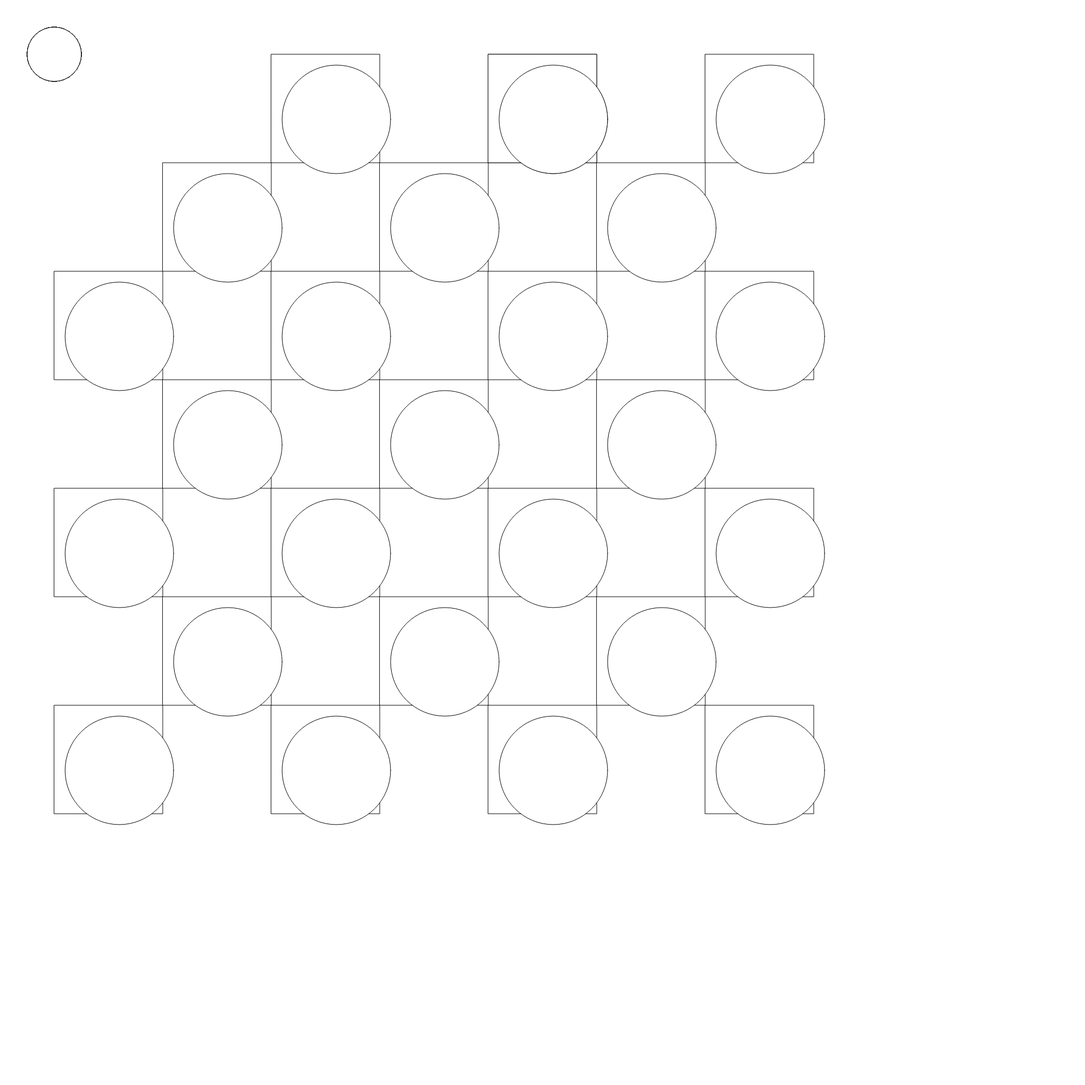
Frame 1 (no input)
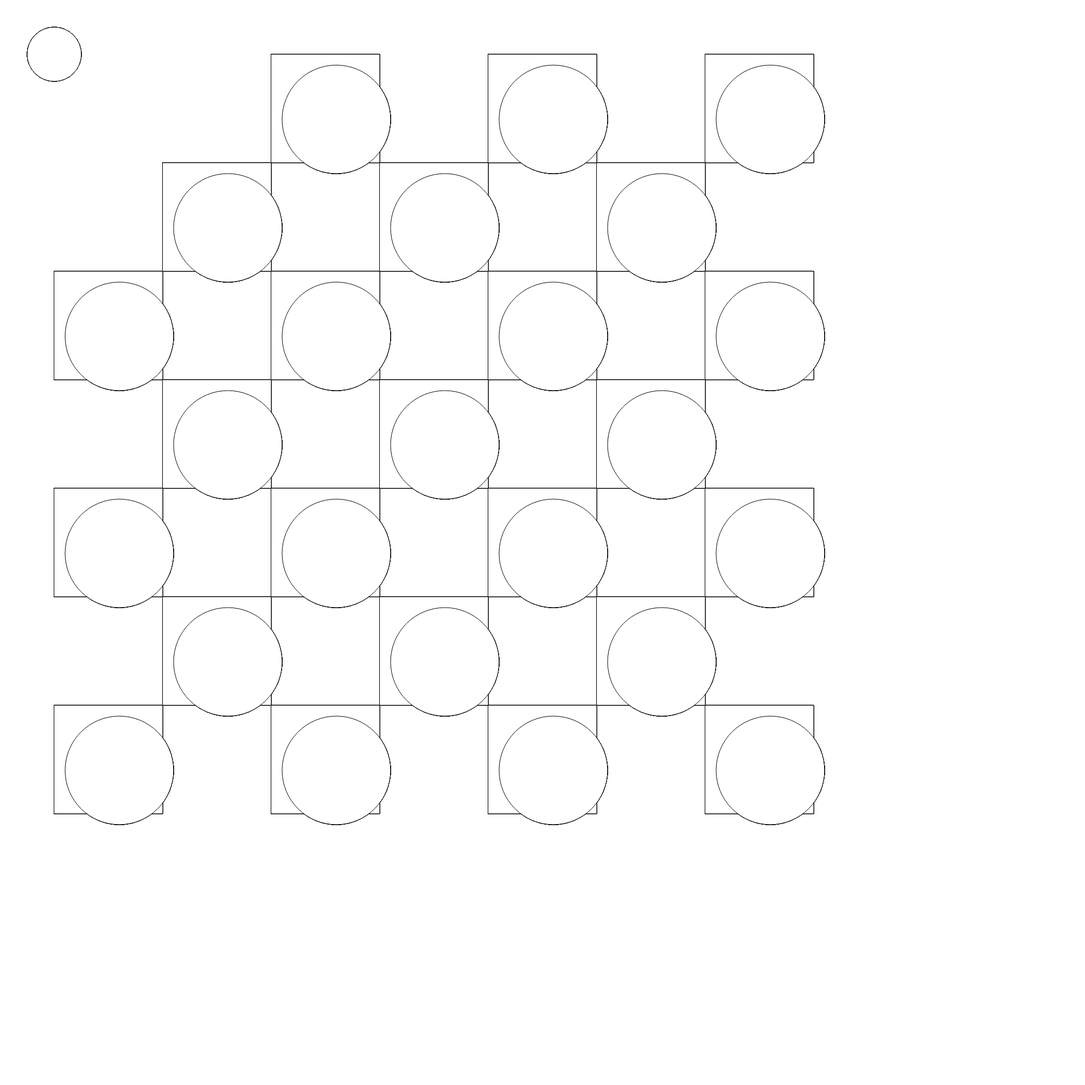
Frame 60 (no input)
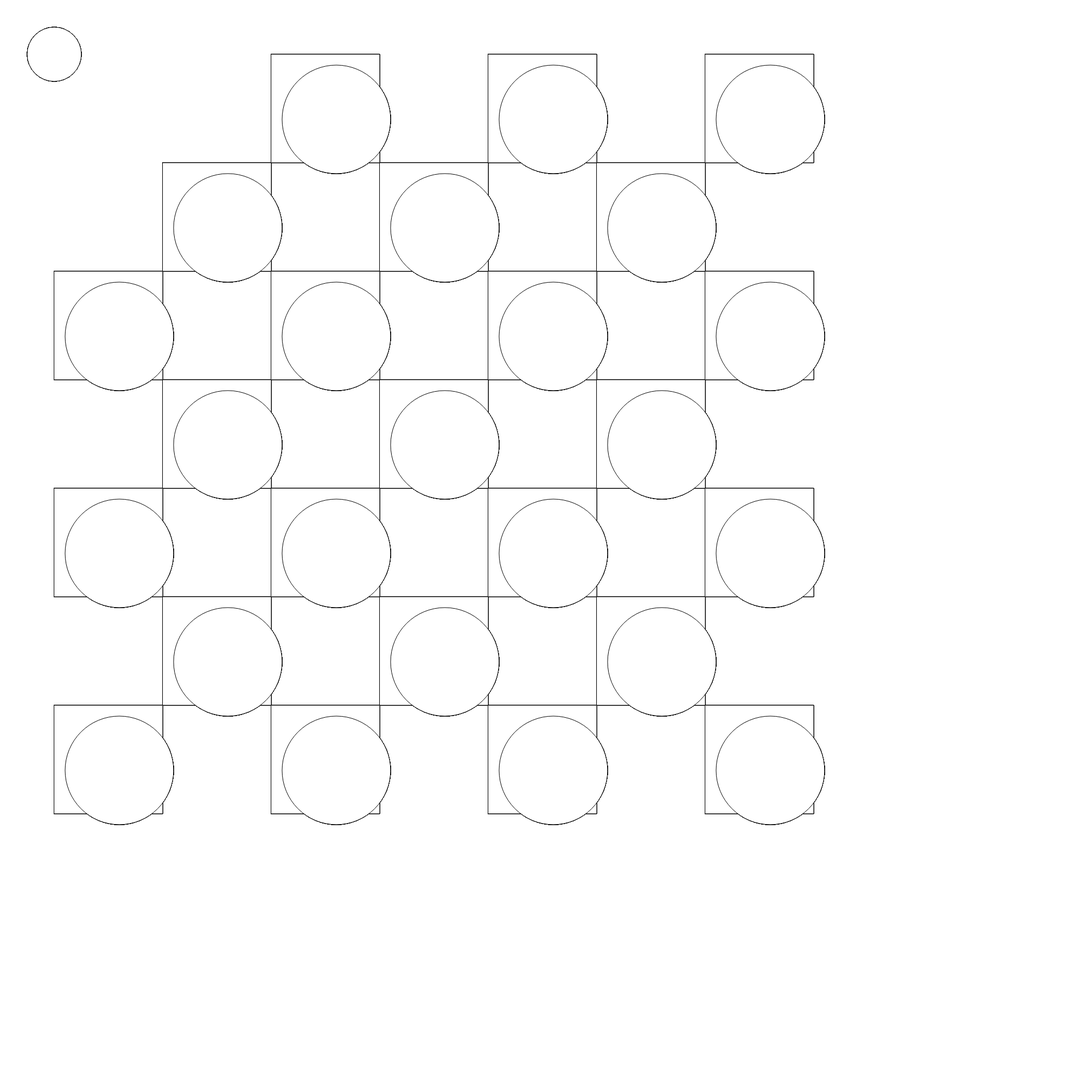
Frame 120 (the mouse pressed at the canvas centre since frame 60)

The p5.js sketch that drew these frames (run headless with seeded random() and noise() and a simulated clock; from frame 60 on, the mouse is pressed at the canvas centre):

// p5.js sketch
// ── sketch.js
function setup() {
    createCanvas(2000, 2000);
 
  }
  
  function draw() {

    squares(100,500);
    squares(300,300);
      squares(500,500);
    squares(700,300);
    squares(500,100);
    squares(900,100);
    squares(900,100);
    squares(900,500);
    squares(1100,300);
    squares(1300,100);
    squares(1300,500);
    squares(300,700);
    squares(700,700);
    squares(1100,700);
    squares(100,900);
    squares(500,900);
    squares(900,900);
    squares(1300,900);
    squares(300,1100);
    squares(700,1100);
    squares(1100,1100);
    squares(100,1300);
    squares(500,1300);
    squares(900,1300);
    squares(1300,1300);
   
    
  }

  function squares(x,y){
      rect(x,y,200,200);
      ellipse(x+120,y+120,200,200);
      circles();
      triangles()

  function circles(){
    ellipse(100,100,100,100);
  }


  function triangles(){
    ellipse(100,100,100,100);
  }
  }
